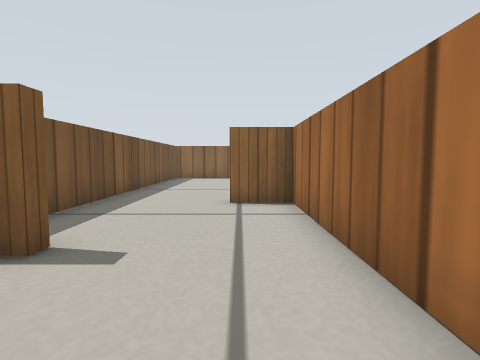
[1] (above)

15 first-person views from a walk through a world built for the Gazebo simulator. The camera is 0.23 m above the floor, tilts 4° down and sees 80° across. Floor lines are 1 m apart. The floor is counted in squares, 0.2 m on a side. Each view is taken from the middle of a square. On the plan, view 1 faces up. The plan holds only what a view shows up to about 12 squares ahead; the rest is blank. Simple patterns stand in for the simulator's built-in surfaces.

[2]
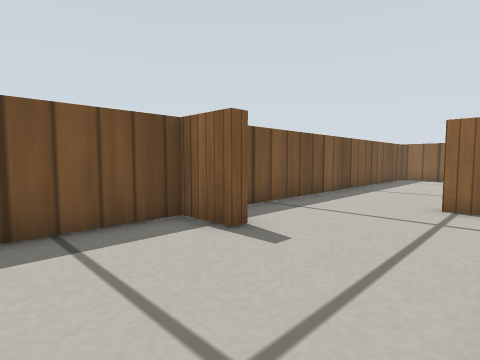

[3]
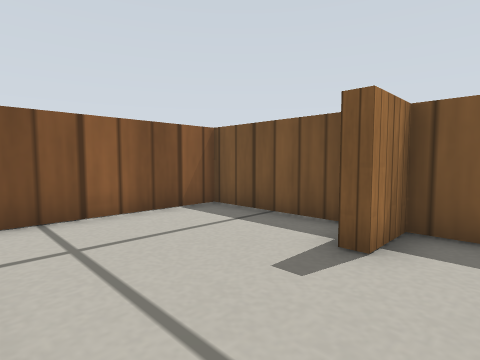

[4]
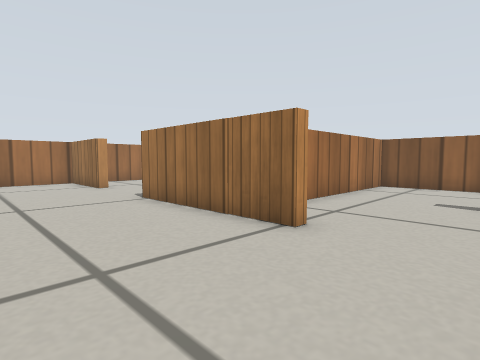

[5]
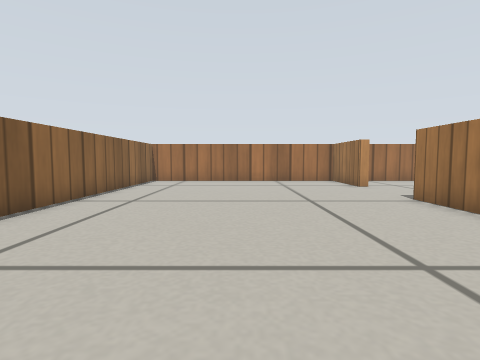

[6]
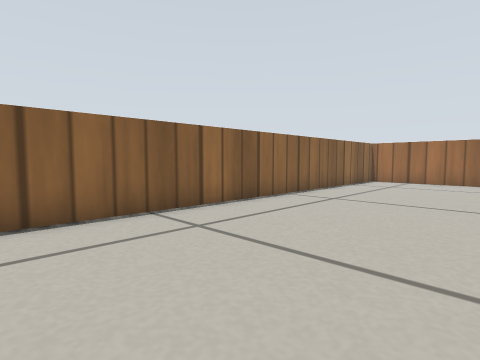

[7]
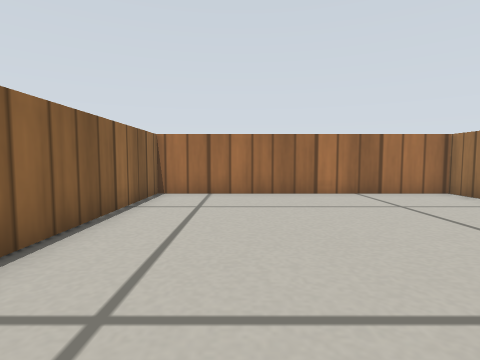

[8]
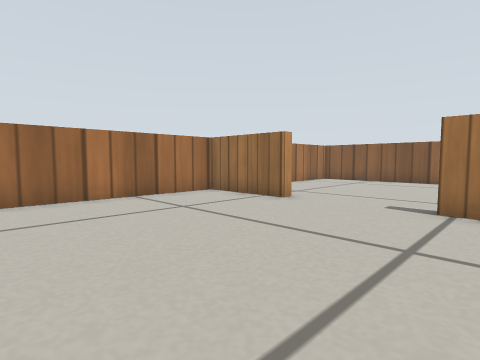

[9]
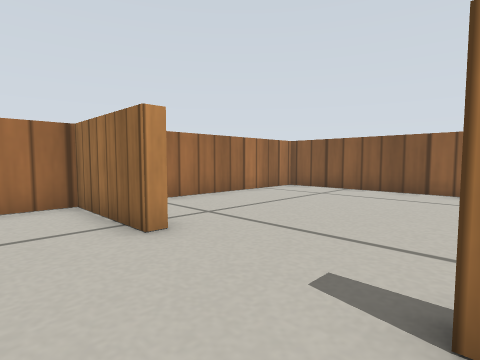

[10]
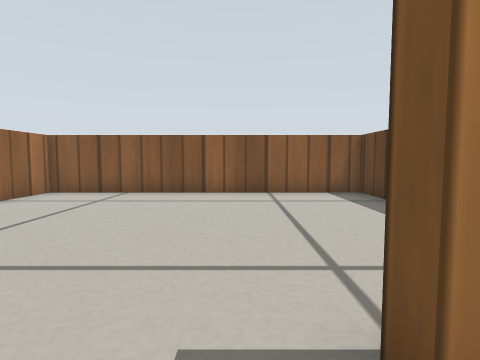

[11]
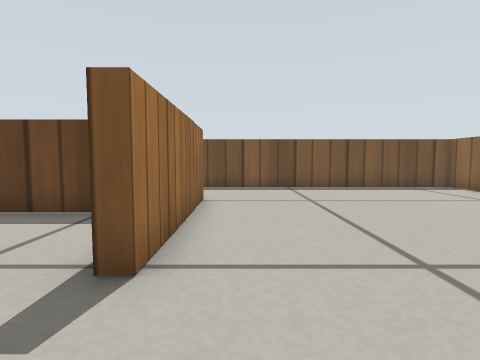

[12]
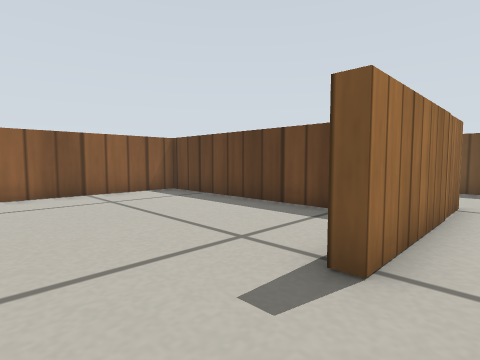

[13]
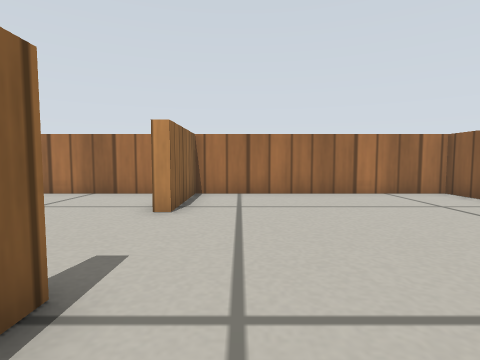

[14]
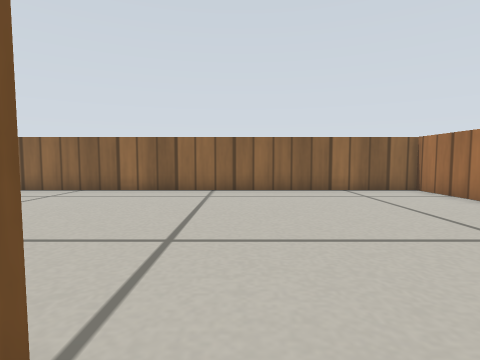

[15]
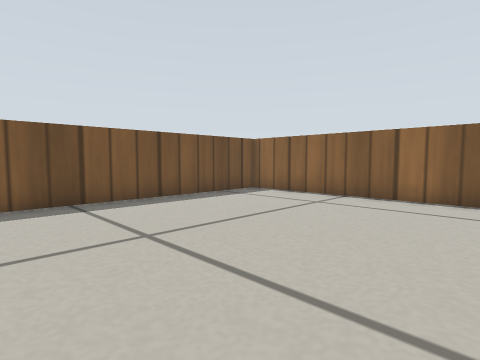

### Floor plan
Points are (right, up) in squares from view 1. A wall is a line through its corners. A room is listed if a view was taken in it or the views show most of it. See-through windows are left out.
Room 1 (views 1, 2, 3)
walls: (1.4, -0.6) (1.4, 7.6) (-0.3, 7.6) (-0.3, 7.9); (-4, 8.4) (-4, 3.7) (-2.5, 3.7) (-2.5, 3.3) (-4, 3.3) (-4, -1) (1.1, -1)
ways out: opening at (-2, 8) to room 2
Room 2 (views 4, 5, 6, 7, 8, 9, 10, 11, 12, 15)
walls: (-0.3, 7.9) (5.3, 7.9); (9.2, 7.9) (12.7, 7.9) (12.7, 17.8) (-4, 17.8) (-4, 8.4)
ways out: opening at (-2, 8) to room 1; opening at (7.5, 8) to room 3
Room 3 (views 13, 14)
walls: (5.3, 7.9) (5.3, 7.6) (4.8, 7.6); (1.8, 5.9) (1.8, -1) (12.7, -1) (12.7, 7.6) (9.2, 7.6) (9.2, 7.9)
ways out: opening at (7.5, 8) to room 2

Where each view was taken, in squares from view 1:
view 1: 0 up, 0 right, facing up
view 2: 0 up, 1 right, facing up-left
view 3: 5 up, 1 right, facing down-left
view 4: 12 up, 3 left, facing down-right
view 5: 13 up, 3 left, facing right
view 6: 12 up, 3 left, facing up-right
view 7: 15 up, 3 right, facing right
view 8: 15 up, 4 right, facing down-right
view 9: 10 up, 5 right, facing down-right
view 10: 9 up, 6 right, facing down
view 11: 9 up, 8 right, facing left
view 12: 9 up, 8 right, facing down-left
view 13: 6 up, 3 right, facing right
view 14: 7 up, 6 right, facing up
view 15: 9 up, 4 right, facing up-left
